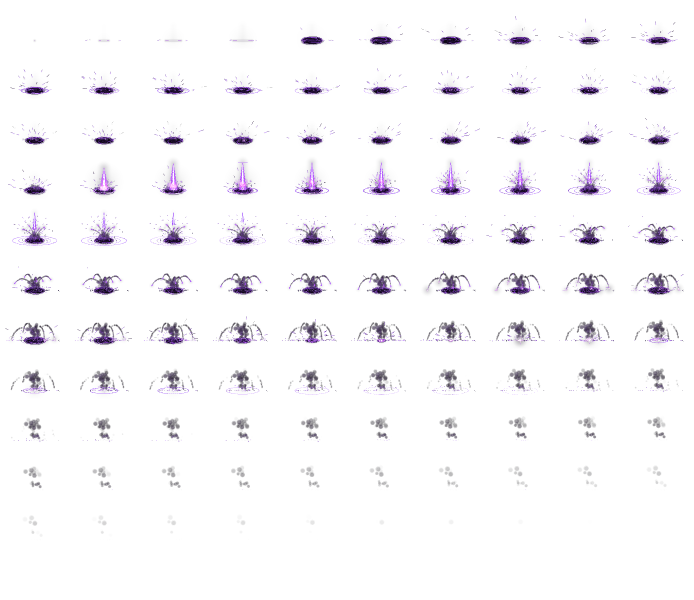
#> input picture design/effects/pixelfx/necromancer/src_nc_pf_portal.webp, 2080 x 1800 px, given in place of f5cc7746-blood-sword-reference.jpg, which was not available (shown at 1/3 size)
$ python cut.py 5
#> lines starting #> are read from the running program, lines starting #| are printed output that depends on the picture; long printed decimals are rounded
import numpy as np, sys
from PIL import Image
L=int(sys.argv[1]) if len(sys.argv)>1 else 68
im=np.array(Image.open('/root/.claude/uploads/3fe72766-48e5-5b88-9b9f-e27cfc2cef0e/f5cc7746-blood-sword-reference.jpg').convert('RGB')).astype(float)
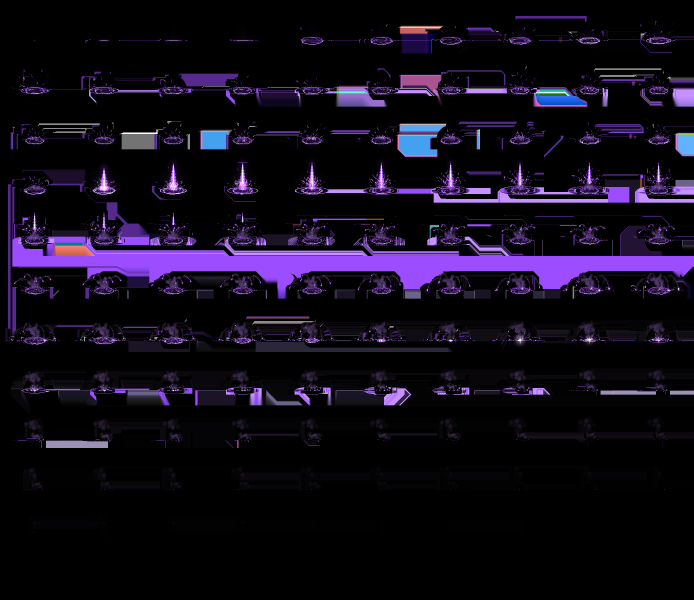
#> im: shape (1800, 2080, 3) float64 (shown at 1/3 size); mean R, G, B 16.6, 10.9, 24.6
mn=im.min(2); a=np.clip((250-mn)/30,0,1)            # 흰 바탕 → 투명
#> after `mn = im.min(2)`:
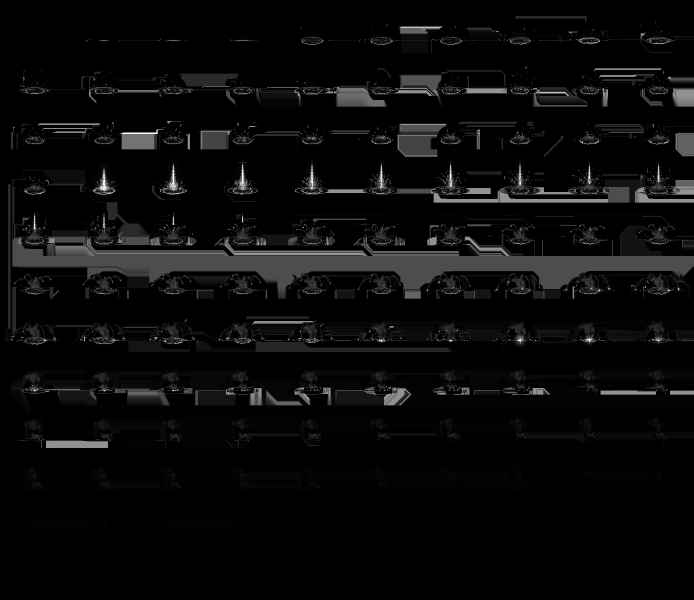
#> mn: shape (1800, 2080) float64 (shown at 1/3 size); min 0, max 255, mean 10.3
#> after `a = np.clip((250 - mn) / 30, 0, 1)`:
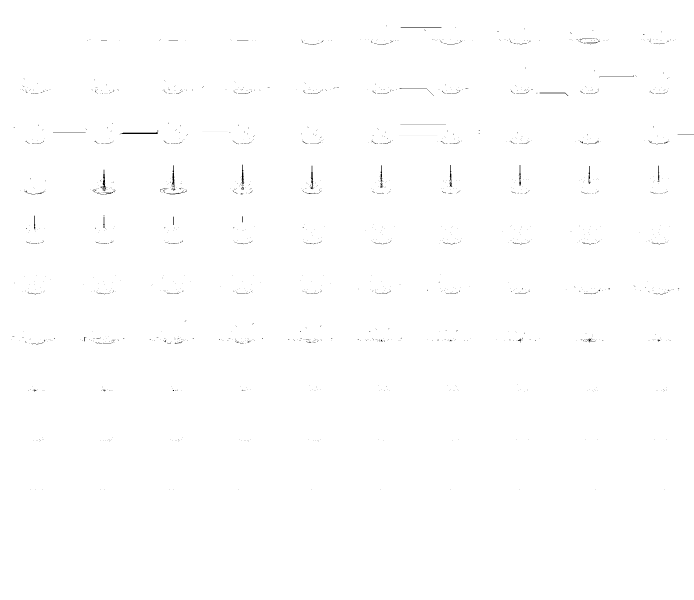
#> a: shape (1800, 2080) float64 (shown at 1/3 size); min 0, max 1, mean 0.998
ys,xs=np.nonzero(a>0.5)
# 축 — PCA
P=np.stack([xs,ys],1).astype(float); c=P.mean(0); u,s,vt=np.linalg.svd(P-c,full_matrices=False); d=vt[0]
#> after `P = np.stack([xs, ys], 1).astype(float)`: P = 3734691 pairs, first value 0 to 2079, second value 0 to 1799
#> after `c = P.mean(0)`: c = [1039.6, 900.4]
#> after `u, s, vt = np.linalg.svd(P - c, full_matrices=False)`: u = 3734691 pairs, first value -0.000896 to 0.000896, second value -0.000897 to 0.000895; s = [1160463.7, 1004503.6]; vt = [[1, 0.000484], [-0.000484, 1]]
#> after `d = vt[0]`: d = [1, 0.000484]
proj=(P-c)@d
# 칼끝은 아래 왼쪽(y 큰 쪽)이 +x 가 되게
if d[1]<0: d=-d; proj=-proj
ang=np.degrees(np.arctan2(d[1],d[0]))
#> ang = 0.0277
rgba=np.dstack([im,a*255]).astype(np.uint8)
img=Image.fromarray(rgba,'RGBA')
# 미리 곱한 알파로 돌려 테두리 흰 번짐을 막는다
pm=np.array(img).astype(float); pm[...,:3]*=pm[...,3:4]/255
big=Image.fromarray(pm.astype(np.uint8),'RGBA').rotate(ang,resample=Image.BICUBIC,expand=True)
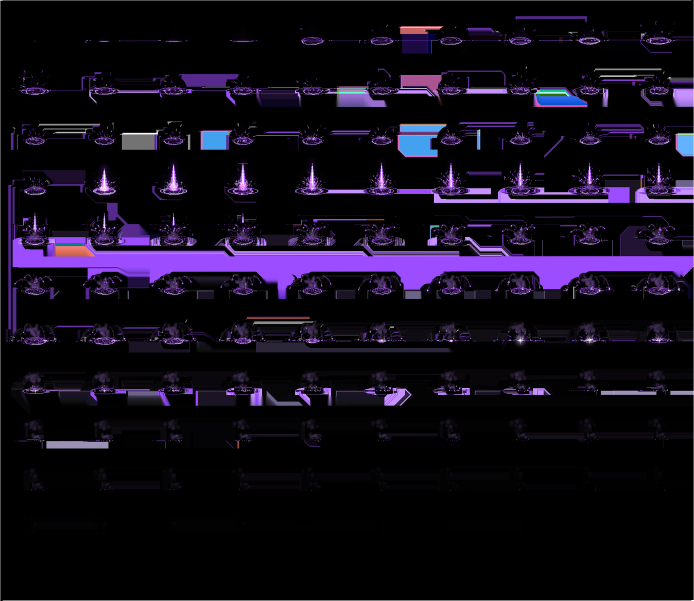
#> big: PIL image 2082x1802 RGBA (shown at 1/3 size); mean R, G, B, A 16.2, 10.4, 24.1, 253.8; transparent parts drawn white
bb=big.getbbox(); big=big.crop(bb)
#> after `bb = big.getbbox()`: bb = (1, 0, 2081, 1802)
k=L/big.width; small=big.resize((L,max(1,round(big.height*k))),Image.LANCZOS)
#> after `k = L / big.width`: k = 0.0024
s=np.array(small).astype(float); al=s[...,3:4]; s[...,:3]=np.where(al>0,s[...,:3]*255/np.maximum(al,1),0)
np.save('small.npy',s); Image.fromarray(s.clip(0,255).astype(np.uint8),'RGBA').resize((L*8,small.height*8),Image.NEAREST).save('small.png')
#> after `np.save('small.npy', s)`:
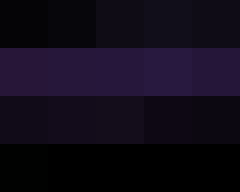
#> saved as small.png: PIL image 40x32 RGBA (shown 6 times larger); mean R, G, B, A 16.4, 10.5, 24.4, 254.2; transparent parts drawn white
print(ang, small.size)
#| 0.02773 (5, 4)

$ run again, on design/effects/pixelfx/necromancer/src_nc_pf_rune.webp
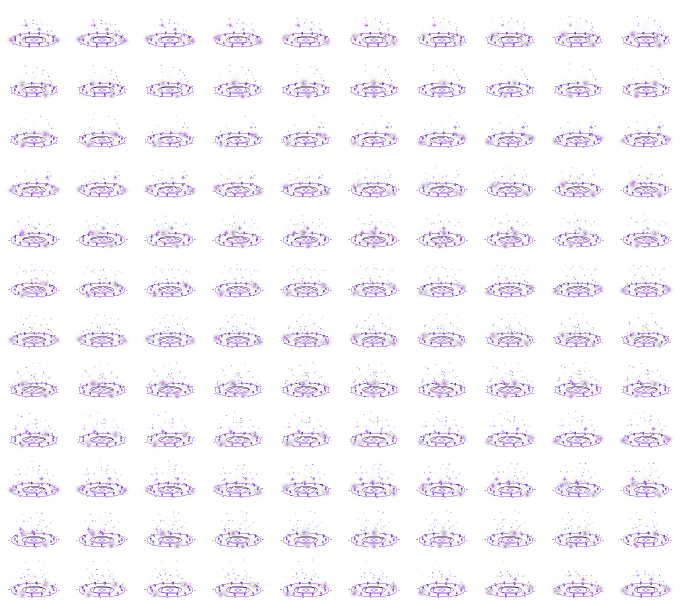
#> input picture design/effects/pixelfx/necromancer/src_nc_pf_rune.webp, 1360 x 1200 px, given in place of f5cc7746-blood-sword-reference.jpg, which was not available (shown at 1/2 size)
#> `a = np.clip((250 - mn) / 30, 0, 1)`:
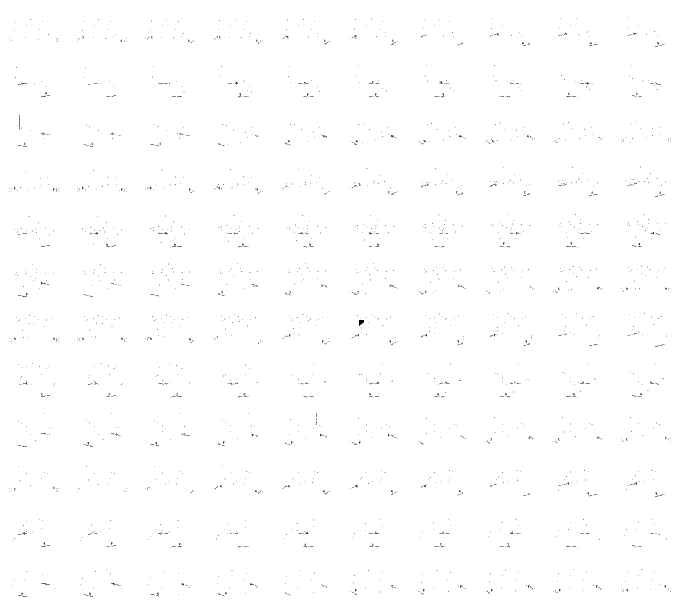
#> a: shape (1200, 1360) float64 (shown at 1/2 size); values 0 (black) and 1 (white), 99.6% white; black in thin lines or dots
#> P = 1625924 pairs, first value 0 to 1359, second value 0 to 1199
#> c = [679.5, 599.4]
#> u = 1625924 pairs, first value -0.00136 to 0.00136, second value -0.00136 to 0.00136; s = [500635.3, 441782.1]; vt = [[1, 0.0004], [-0.0004, 1]]
#> d = [1, 0.0004]
#> ang = 0.0229
#> bb = (1, 1, 1361, 1201)
#> `np.save('small.npy', s)`:
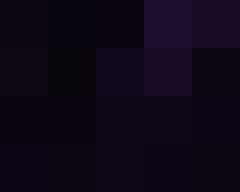
#> saved as small.png: PIL image 40x32 RGBA (shown 6 times larger); mean R, G, B, A 13.9, 6.6, 22.2, 254; transparent parts drawn white
#| 0.02292 (5, 4)
